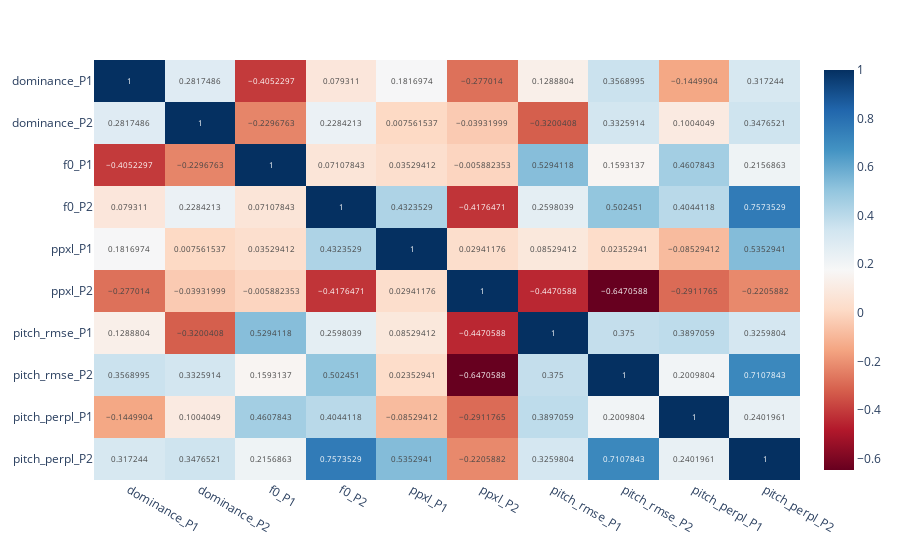
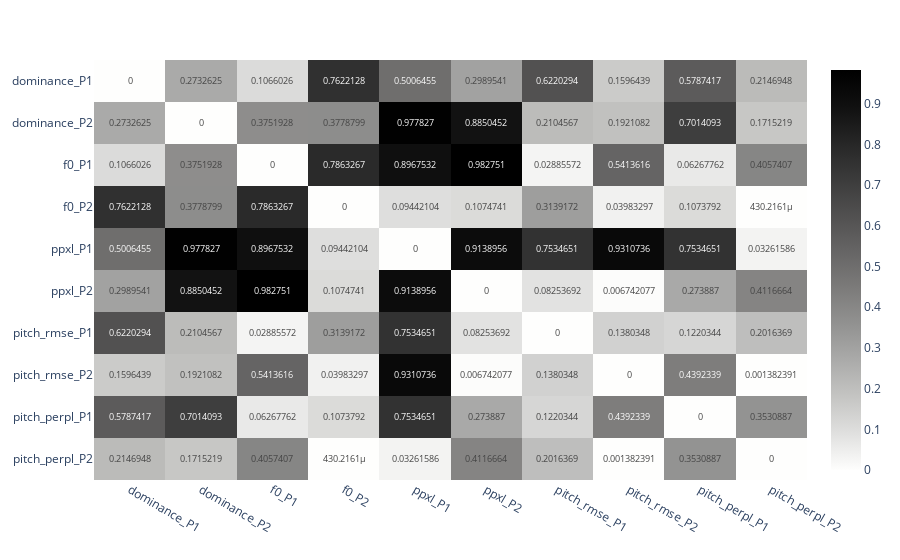
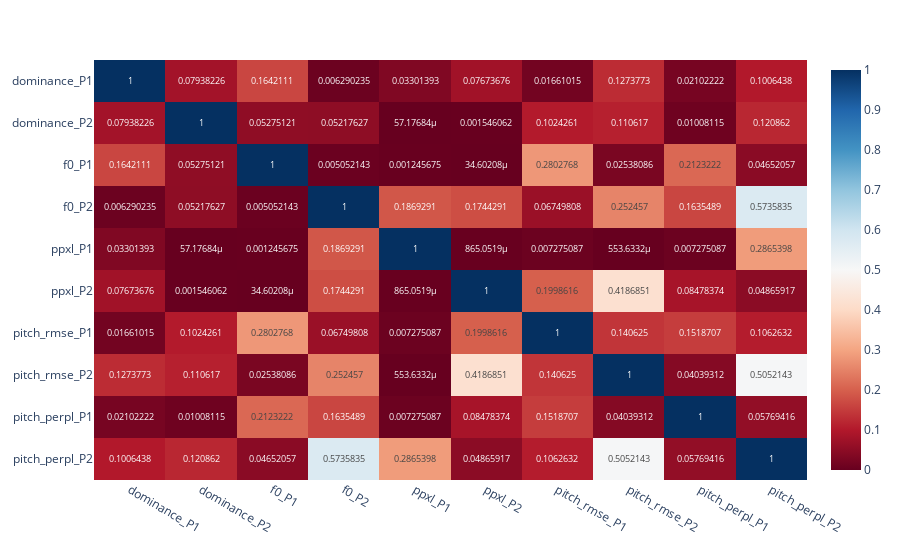

Source (notebook cell) for these figures, in order:
### Markdown cell above
## Correlation between dominance and measures

### Code cell
# Using corrected annotation
y_s = df[["dominance_P1", "dominance_P2", "f0_P1", "f0_P2", "ppxl_P1", "ppxl_P2", "pitch_rmse_P1", "pitch_rmse_P2", "pitch_perpl_P1", "pitch_perpl_P2"]]
X = df[["dominance_P1", "dominance_P2", "f0_P1", "f0_P2", "ppxl_P1", "ppxl_P2", "pitch_rmse_P1", "pitch_rmse_P2", "pitch_perpl_P1", "pitch_perpl_P2"]]

x_cols = list(X.keys())
y_cols = list(y_s.keys())
corr, fig_corr, p, fig_p, fig_r2 = correlation(df, x_cols, y_cols)

### Figure 1 — Plotly figure (JSON) as saved in the notebook; plotly's stock layout.template omitted (floating-point values rounded to 4 significant figures)
{"data": [{"coloraxis": "coloraxis", "hovertemplate": "x: %{x}<br>y: %{y}<br>color: %{z}<extra></extra>", "name": "0", "texttemplate": "%{z}", "type": "heatmap", "x": ["dominance_P1", "dominance_P2", "f0_P1", "f0_P2", "ppxl_P1", "ppxl_P2", "pitch_rmse_P1", "pitch_rmse_P2", "pitch_perpl_P1", "pitch_perpl_P2"], "xaxis": "x", "y": ["dominance_P1", "dominance_P2", "f0_P1", "f0_P2", "ppxl_P1", "ppxl_P2", "pitch_rmse_P1", "pitch_rmse_P2", "pitch_perpl_P1", "pitch_perpl_P2"], "yaxis": "y", "z": [[1, 0.2817, -0.4052, 0.07931, 0.1817, -0.277, 0.1289, 0.3569, -0.145, 0.3172], [0.2817, 1, -0.2297, 0.2284, 0.007562, -0.03932, -0.32, 0.3326, 0.1004, 0.3477], [-0.4052, -0.2297, 1, 0.07108, 0.03529, -0.005882, 0.5294, 0.1593, 0.4608, 0.2157], [0.07931, 0.2284, 0.07108, 1, 0.4324, -0.4176, 0.2598, 0.5025, 0.4044, 0.7574], [0.1817, 0.007562, 0.03529, 0.4324, 1, 0.02941, 0.08529, 0.02353, -0.08529, 0.5353], [-0.277, -0.03932, -0.005882, -0.4176, 0.02941, 1, -0.4471, -0.6471, -0.2912, -0.2206], [0.1289, -0.32, 0.5294, 0.2598, 0.08529, -0.4471, 1, 0.375, 0.3897, 0.326], [0.3569, 0.3326, 0.1593, 0.5025, 0.02353, -0.6471, 0.375, 1, 0.201, 0.7108], [-0.145, 0.1004, 0.4608, 0.4044, -0.08529, -0.2912, 0.3897, 0.201, 1, 0.2402], [0.3172, 0.3477, 0.2157, 0.7574, 0.5353, -0.2206, 0.326, 0.7108, 0.2402, 1]]}], "layout": {"coloraxis": {"colorscale": [[0, "rgb(103,0,31)"], [0.1, "rgb(178,24,43)"], [0.2, "rgb(214,96,77)"], [0.3, "rgb(244,165,130)"], [0.4, "rgb(253,219,199)"], [0.5, "rgb(247,247,247)"], [0.6, "rgb(209,229,240)"], [0.7, "rgb(146,197,222)"], [0.8, "rgb(67,147,195)"], [0.9, "rgb(33,102,172)"], [1, "rgb(5,48,97)"]]}, "margin": {"t": 60}, "xaxis": {"anchor": "y", "domain": [0, 1]}, "yaxis": {"anchor": "x", "autorange": "reversed", "domain": [0, 1]}}}

### Figure 2 — Plotly figure (JSON) as saved in the notebook; plotly's stock layout.template omitted (floating-point values rounded to 4 significant figures)
{"data": [{"coloraxis": "coloraxis", "hovertemplate": "x: %{x}<br>y: %{y}<br>color: %{z}<extra></extra>", "name": "0", "texttemplate": "%{z}", "type": "heatmap", "x": ["dominance_P1", "dominance_P2", "f0_P1", "f0_P2", "ppxl_P1", "ppxl_P2", "pitch_rmse_P1", "pitch_rmse_P2", "pitch_perpl_P1", "pitch_perpl_P2"], "xaxis": "x", "y": ["dominance_P1", "dominance_P2", "f0_P1", "f0_P2", "ppxl_P1", "ppxl_P2", "pitch_rmse_P1", "pitch_rmse_P2", "pitch_perpl_P1", "pitch_perpl_P2"], "yaxis": "y", "z": [[0, 0.2733, 0.1066, 0.7622, 0.5006, 0.299, 0.622, 0.1596, 0.5787, 0.2147], [0.2733, 0, 0.3752, 0.3779, 0.9778, 0.885, 0.2105, 0.1921, 0.7014, 0.1715], [0.1066, 0.3752, 0, 0.7863, 0.8968, 0.9828, 0.02886, 0.5414, 0.06268, 0.4057], [0.7622, 0.3779, 0.7863, 0, 0.09442, 0.1075, 0.3139, 0.03983, 0.1074, 0.0004302], [0.5006, 0.9778, 0.8968, 0.09442, 0, 0.9139, 0.7535, 0.9311, 0.7535, 0.03262], [0.299, 0.885, 0.9828, 0.1075, 0.9139, 0, 0.08254, 0.006742, 0.2739, 0.4117], [0.622, 0.2105, 0.02886, 0.3139, 0.7535, 0.08254, 0, 0.138, 0.122, 0.2016], [0.1596, 0.1921, 0.5414, 0.03983, 0.9311, 0.006742, 0.138, 0, 0.4392, 0.001382], [0.5787, 0.7014, 0.06268, 0.1074, 0.7535, 0.2739, 0.122, 0.4392, 0, 0.3531], [0.2147, 0.1715, 0.4057, 0.0004302, 0.03262, 0.4117, 0.2016, 0.001382, 0.3531, 0]]}], "layout": {"coloraxis": {"colorscale": [[0, "rgb(254, 254, 253)"], [0.09091, "rgb(224, 224, 223)"], [0.1818, "rgb(197, 197, 195)"], [0.2727, "rgb(171, 171, 170)"], [0.3636, "rgb(146, 146, 145)"], [0.4545, "rgb(124, 123, 122)"], [0.5455, "rgb(102, 101, 101)"], [0.6364, "rgb(81, 80, 80)"], [0.7273, "rgb(59, 59, 59)"], [0.8182, "rgb(38, 38, 38)"], [0.9091, "rgb(16, 16, 16)"], [1, "rgb(0, 0, 0)"]]}, "margin": {"t": 60}, "xaxis": {"anchor": "y", "domain": [0, 1]}, "yaxis": {"anchor": "x", "autorange": "reversed", "domain": [0, 1]}}}

### Figure 3 — Plotly figure (JSON) as saved in the notebook; plotly's stock layout.template omitted (floating-point values rounded to 4 significant figures)
{"data": [{"coloraxis": "coloraxis", "hovertemplate": "x: %{x}<br>y: %{y}<br>color: %{z}<extra></extra>", "name": "0", "texttemplate": "%{z}", "type": "heatmap", "x": ["dominance_P1", "dominance_P2", "f0_P1", "f0_P2", "ppxl_P1", "ppxl_P2", "pitch_rmse_P1", "pitch_rmse_P2", "pitch_perpl_P1", "pitch_perpl_P2"], "xaxis": "x", "y": ["dominance_P1", "dominance_P2", "f0_P1", "f0_P2", "ppxl_P1", "ppxl_P2", "pitch_rmse_P1", "pitch_rmse_P2", "pitch_perpl_P1", "pitch_perpl_P2"], "yaxis": "y", "z": [[1, 0.07938, 0.1642, 0.00629, 0.03301, 0.07674, 0.01661, 0.1274, 0.02102, 0.1006], [0.07938, 1, 0.05275, 0.05218, 5.718e-05, 0.001546, 0.1024, 0.1106, 0.01008, 0.1209], [0.1642, 0.05275, 1, 0.005052, 0.001246, 3.46e-05, 0.2803, 0.02538, 0.2123, 0.04652], [0.00629, 0.05218, 0.005052, 1, 0.1869, 0.1744, 0.0675, 0.2525, 0.1635, 0.5736], [0.03301, 5.718e-05, 0.001246, 0.1869, 1, 0.0008651, 0.007275, 0.0005536, 0.007275, 0.2865], [0.07674, 0.001546, 3.46e-05, 0.1744, 0.0008651, 1, 0.1999, 0.4187, 0.08478, 0.04866], [0.01661, 0.1024, 0.2803, 0.0675, 0.007275, 0.1999, 1, 0.1406, 0.1519, 0.1063], [0.1274, 0.1106, 0.02538, 0.2525, 0.0005536, 0.4187, 0.1406, 1, 0.04039, 0.5052], [0.02102, 0.01008, 0.2123, 0.1635, 0.007275, 0.08478, 0.1519, 0.04039, 1, 0.05769], [0.1006, 0.1209, 0.04652, 0.5736, 0.2865, 0.04866, 0.1063, 0.5052, 0.05769, 1]]}], "layout": {"coloraxis": {"colorscale": [[0, "rgb(103,0,31)"], [0.1, "rgb(178,24,43)"], [0.2, "rgb(214,96,77)"], [0.3, "rgb(244,165,130)"], [0.4, "rgb(253,219,199)"], [0.5, "rgb(247,247,247)"], [0.6, "rgb(209,229,240)"], [0.7, "rgb(146,197,222)"], [0.8, "rgb(67,147,195)"], [0.9, "rgb(33,102,172)"], [1, "rgb(5,48,97)"]]}, "margin": {"t": 60}, "xaxis": {"anchor": "y", "domain": [0, 1]}, "yaxis": {"anchor": "x", "autorange": "reversed", "domain": [0, 1]}}}
